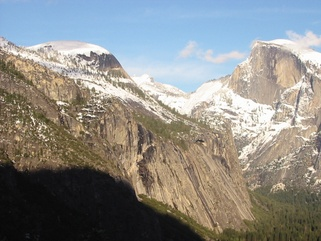
#> input picture panorama-stitching/images/1/yosemite1.jpg, 321 x 241 px, shrunk from 640 x 480 before the run; its folder holds 4 pictures in this run
$ python stitching_1.py
#> lines starting #> are read from the running program, lines starting #| are printed output that depends on the picture
# stitching_1.py
import os
import glob
import cv2
import numpy as np

def stitch_pair(img1, img2, kp1, kp2, matches, method='homography'):

    src_pts = np.float32([kp1[m.queryIdx].pt for m in matches]).reshape(-1,1,2)
    dst_pts = np.float32([kp2[m.trainIdx].pt for m in matches]).reshape(-1,1,2)


    H, mask = cv2.findHomography(dst_pts, src_pts, cv2.RANSAC, 5.0)


    h1, w1 = img1.shape[:2]
    h2, w2 = img2.shape[:2]

    corners_img2 = np.float32([[0,0],[0,h2],[w2,h2],[w2,0]]).reshape(-1,1,2)
    warped_corners = cv2.perspectiveTransform(corners_img2, H)
    all_corners = np.concatenate([
        warped_corners,
        np.float32([[0,0],[0,h1],[w1,h1],[w1,0]]).reshape(-1,1,2)
    ], axis=0)
    [xmin, ymin] = np.int32(all_corners.min(axis=0).ravel() - 0.5)
    [xmax, ymax] = np.int32(all_corners.max(axis=0).ravel() + 0.5)

    translate = [-xmin, -ymin]
    T = np.array([
        [1, 0, translate[0]],
        [0, 1, translate[1]],
        [0, 0, 1]
    ])

    pano_width  = xmax - xmin
    pano_height = ymax - ymin

    pano = cv2.warpPerspective(img2, T @ H, (pano_width, pano_height))
    pano[translate[1]:translate[1]+h1, translate[0]:translate[0]+w1] = img1

    return pano

def batch_stitch(image_paths, output_path):
    imgs = [cv2.imread(p) for p in image_paths]
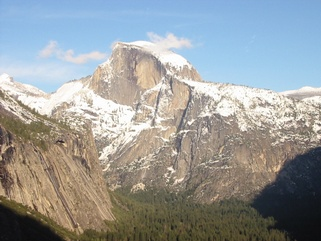
#> input picture panorama-stitching/images/1/yosemite2.jpg, 321 x 241 px, shrunk from 640 x 480 before the run
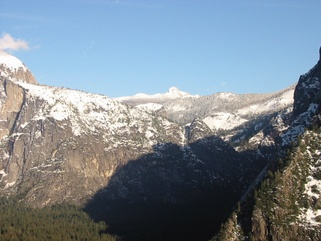
#> input picture panorama-stitching/images/1/yosemite3.jpg, 321 x 241 px, shrunk from 640 x 480 before the run
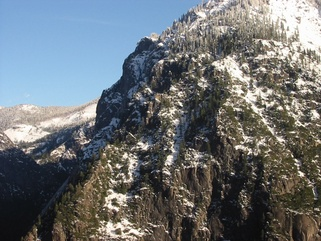
#> input picture panorama-stitching/images/1/yosemite4.jpg, 321 x 241 px, shrunk from 640 x 480 before the run
#> imgs = 4 items
    imgs = [img for img in imgs if img is not None]

    for p in image_paths:
        print("    ", p)

    sift = cv2.SIFT_create()
    pano = imgs[0]
#> pano is the input picture: shape (241, 321, 3); mean B, G, R 135.4, 139.3, 139.5

    for idx, img in enumerate(imgs[1:], start=2):
        gray1 = cv2.cvtColor(pano, cv2.COLOR_BGR2GRAY)
        gray2 = cv2.cvtColor(img, cv2.COLOR_BGR2GRAY)
        kp1, desc1 = sift.detectAndCompute(gray1, None)
        kp2, desc2 = sift.detectAndCompute(gray2, None)
        bf = cv2.BFMatcher()
        knn = bf.knnMatch(desc1, desc2, k=2)
        good = [m for m,n in knn if m.distance < 0.75 * n.distance]

        pano = stitch_pair(pano, img, kp1, kp2, good, method='homography')
#> this loop made 3 passes
#> (knn, good, h1 in stitch_pair, w1 in stitch_pair, ymin in stitch_pair, xmax in stitch_pair, ymax in stitch_pair, translate in stitch_pair) on passes 1 to 3: (631 matches, 232 matches, 241, 321, -7, 471, 245, [0, 7]), (923 matches, 152 matches, 252, 471, -26, 679, 252, [0, 26]), (1360 matches, 104 matches, 278, 679, -61, 998, 278, [0, 61])
#> pass 1, in batch_stitch, `gray2 = cv2.cvtColor(img, cv2.COLOR_BGR2GRAY)`:
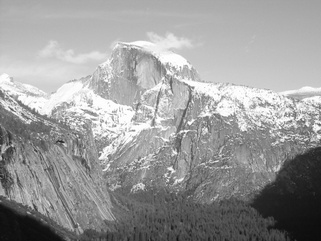
#> gray2: shape (241, 321); min 11, max 255, mean 154.4
#> pass 1, in batch_stitch, `pano = stitch_pair(pano, img, kp1, kp2, good, method='homography')`:
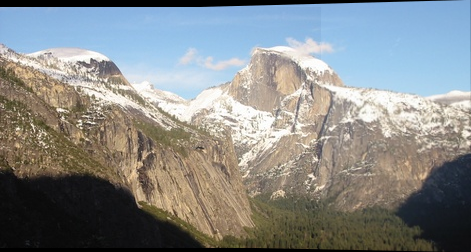
#> pano: shape (252, 471, 3); mean B, G, R 136.8, 137.4, 134.3
#> after the loop:
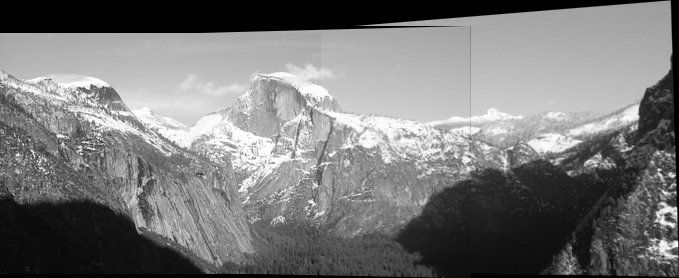
#> gray1: shape (278, 679); min 0, max 255, mean 120.1
#> after the loop:
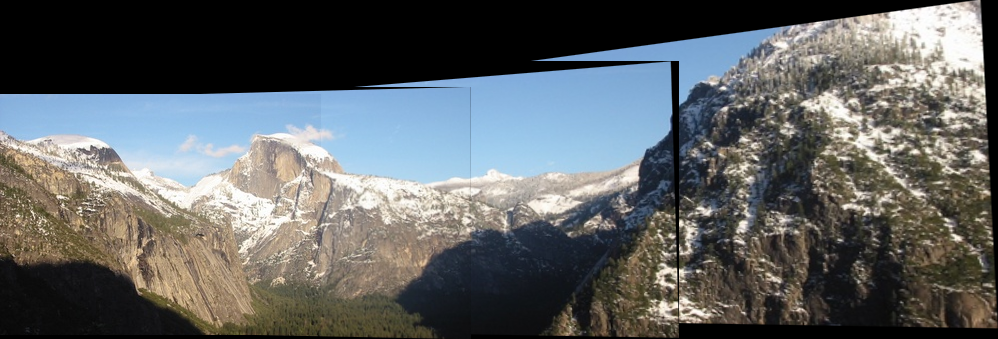
#> pano: shape (339, 998, 3); mean B, G, R 98.2, 97.7, 94.8

    os.makedirs(os.path.dirname(output_path), exist_ok=True)
    cv2.imwrite(output_path, pano)

if __name__ == '__main__':
    base_dir = os.path.dirname(os.path.abspath(__file__))
    image_dir = os.path.join(base_dir, 'images', '1')
    image_list = sorted(glob.glob(os.path.join(image_dir, 'yosemite*.jpg')))
    output_path = os.path.join(base_dir, 'results', '1', 'yosemite_stitching.png')
    batch_stitch(image_list, output_path)
